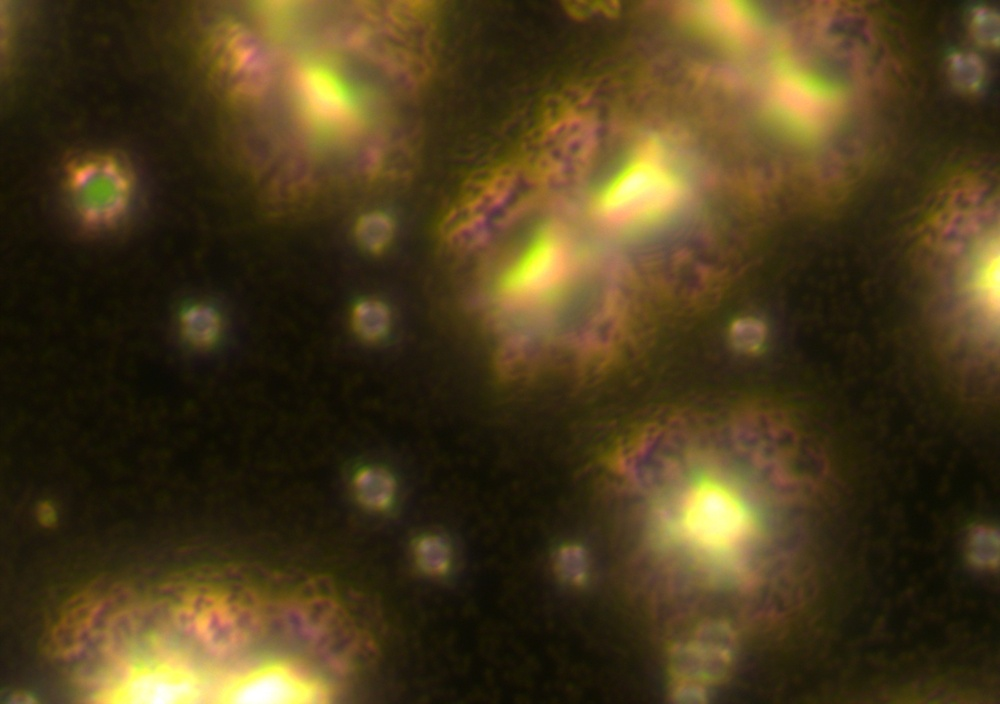
#> input picture Data/LMMP/1.5+8umPS/0.4umPCTE/1.5+8umPS_0.4umPCTE+30sAu_X100_532nmLaser_AlfoilBelow_LaserP1__AqT0.01s_map2.jpg, 1000 x 704 px, shrunk from 1364 x 960 before the run
$ python preprocessing.py ../Data/LMMP/1.5+8umPS/0.4umPCTE/1.5+8umPS_0.4umPCTE+30sAu_X100_532nmLaser_AlfoilBelow_LaserP1__AqT0.01s_map2.jpg   (older library calls are emulated)
#> lines starting #> are read from the running program, lines starting #| are printed output that depends on the picture
#> further down, img is the input picture: shape (704, 1000, 3); mean B, G, R 28, 59.9, 75
import cv2
import numpy as np
import sys
import os
import argparse
import matplotlib.pyplot as plt

def basic_preprocess(image, blur_strength=3):
    gray = cv2.cvtColor(image, cv2.COLOR_BGR2GRAY)
    blurred = cv2.GaussianBlur(gray, (blur_strength, blur_strength), 0)
    return blurred

def adaptive_preprocess(image, min_ksize=3, max_ksize=11):
    """
    Returns (processed_image, kernel_size)
    kernel size chosen proportional to Laplacian variance (noise estimate)
    """
#> called with min_ksize = 3, max_ksize = 11
    gray = cv2.cvtColor(image, cv2.COLOR_BGR2GRAY)
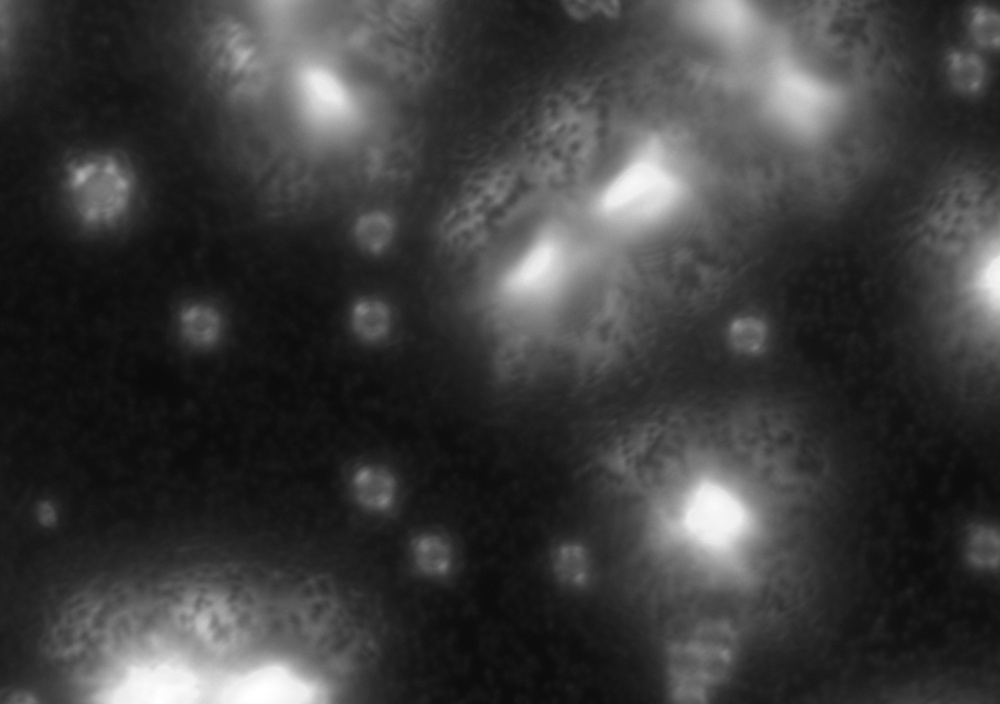
#> gray: shape (704, 1000); min 10, max 255, mean 60.8
    noise_metric = cv2.Laplacian(gray, cv2.CV_64F).var()
#> noise_metric = 4.29
    # scale noise metric into [0,1] (tweak divisor if needed)
    noise_metric = np.clip(noise_metric / 300.0, 0, 1)
#> noise_metric = 0.0143
    ksize = int(min_ksize + noise_metric * (max_ksize - min_ksize))
#> ksize = 3
    if ksize % 2 == 0:
        ksize += 1
    blurred = cv2.GaussianBlur(gray, (ksize, ksize), 0)
    return blurred, ksize

def save_image(image, out_path):
    # OpenCV imwrite expects BGR for color; our image is grayscale here.
    # Ensure directory exists
    os.makedirs(os.path.dirname(out_path) or ".", exist_ok=True)
    success = cv2.imwrite(out_path, image)
    if not success:
        raise IOError(f"Failed to write image to {out_path}")

if __name__ == "__main__":
    parser = argparse.ArgumentParser(description="Preprocess image and save result.")
    parser.add_argument("image_path", help="Path to input image")
    parser.add_argument("--out-dir", default=None, help="Directory to save processed image (default: 'processed_images' in script's directory)")
    parser.add_argument("--min-ksize", type=int, default=3, help="Minimum Gaussian kernel size (odd)")
    parser.add_argument("--max-ksize", type=int, default=11, help="Maximum Gaussian kernel size (odd)")
    parser.add_argument("--show", action="store_true", help="Show before/after with matplotlib")
    args = parser.parse_args()

    image_path = args.image_path
    img = cv2.imread(image_path)

    if img is None:
        print(f"Error: Could not load image from '{image_path}'")
        sys.exit(1)

    processed, used_ksize = adaptive_preprocess(img, min_ksize=args.min_ksize, max_ksize=args.max_ksize)
#> used_ksize = 3

    # determine output path
    base_name = os.path.splitext(os.path.basename(image_path))[0]
    # If --out-dir is not specified, save to a 'processed_images' subdirectory
    # in the same directory as this script.
    if args.out_dir:
        out_dir = args.out_dir
    else:
        script_dir = os.path.dirname(os.path.abspath(__file__))
        out_dir = os.path.join(script_dir, "processed_images")
    out_name = f"{base_name}_processed_ksize{used_ksize}.png"
    out_path = os.path.join(out_dir, out_name)

    save_image(processed, out_path)
    print(f"Chosen Gaussian kernel size: {used_ksize}")
#| Chosen Gaussian kernel size: 3
    print(f"Processed image saved to: {out_path}")
#| Processed image saved to: inference/processed_images/1.5+8umPS_0.4umPCTE+30sAu_X100_532nmLaser_AlfoilBelow_LaserP1__AqT0.01s_map2_processed_ksize3.png

    if args.show:
        # Convert BGR to RGB for matplotlib display
        img_rgb = cv2.cvtColor(img, cv2.COLOR_BGR2RGB)
        plt.figure(figsize=(10, 4))
        plt.subplot(1, 2, 1)
        plt.title("Original Image")
        plt.imshow(img_rgb)
        plt.axis("off")

        plt.subplot(1, 2, 2)
        plt.title(f"Processed (ksize={used_ksize})")
        plt.imshow(processed, cmap="gray")
        plt.axis("off")

        plt.tight_layout()
        plt.show()
